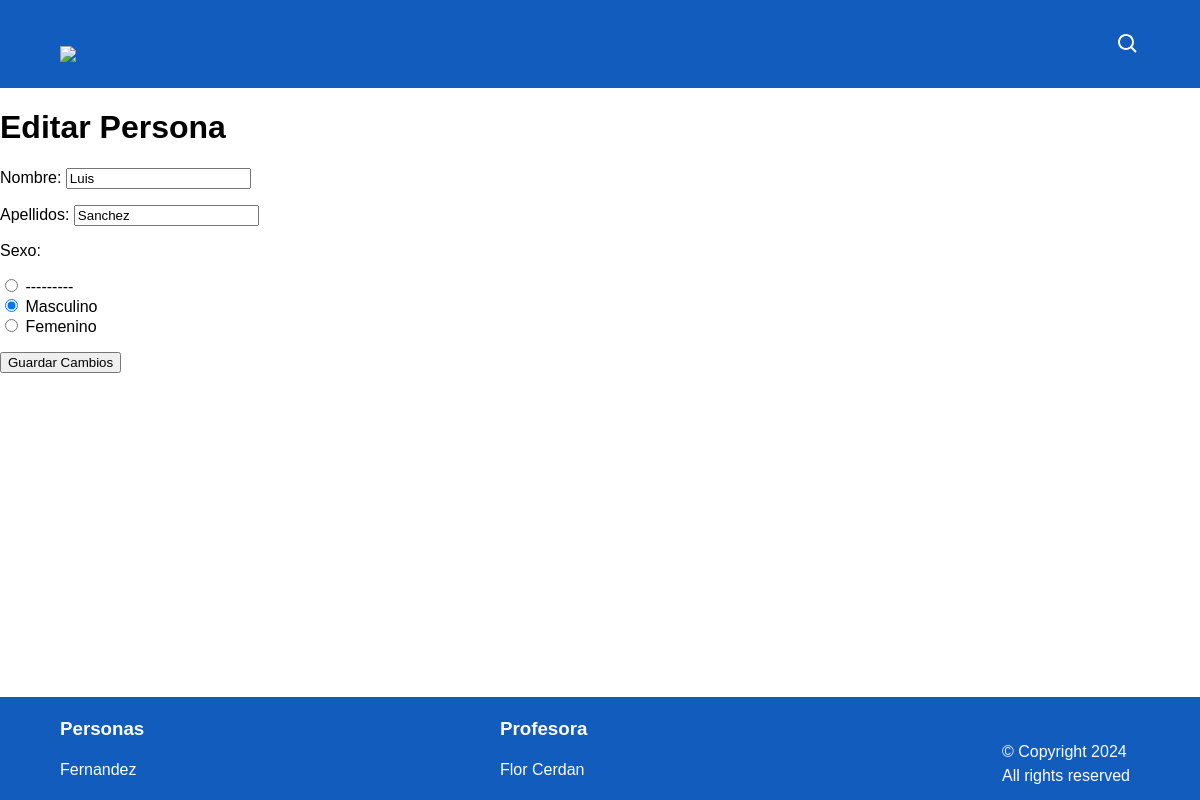
The app's page /editar_persona/3/, older data.
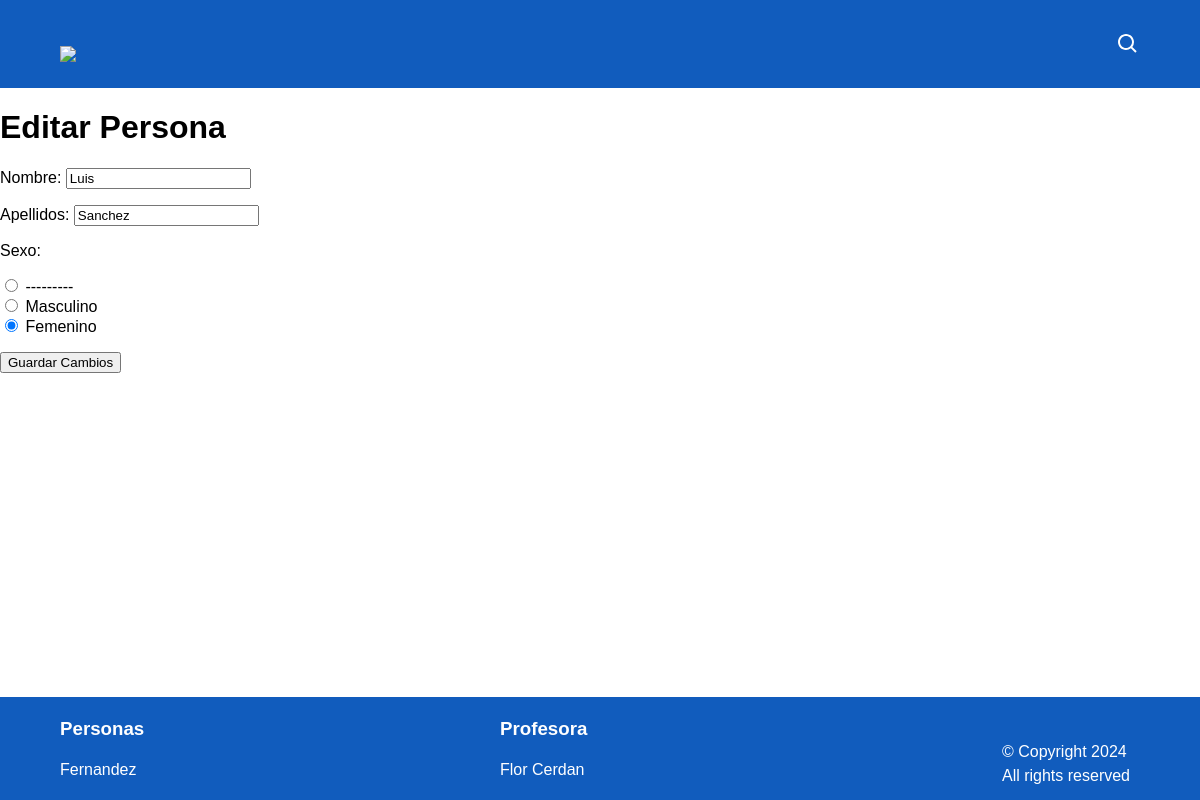
The same page, newer data.
### miapp/models.py (models this page shows)
class Fernandez_Persona(models.Model):
    SEXO_CHOICES = [
        ('M', 'Masculino'),
        ('F', 'Femenino'),
    ]
    nombre = models.CharField(max_length=100)
    apellidos = models.CharField(max_length=200)
    sexo = models.CharField(max_length=1, choices=SEXO_CHOICES)
    fecha_de_registro = models.DateTimeField(auto_now_add=True)

### miapp/views.py (the view)
# urls.py: path('editar_persona/<int:id>/', views.editar_persona, name='editar_persona'),
def editar_persona(request, id):
    persona = get_object_or_404(Fernandez_Persona, id=id)
    if request.method == 'POST':
        form = PersonaForm(request.POST, instance=persona)
        if form.is_valid():
            form.save()
            messages.success(request, 'Persona actualizada correctamente.')
            return redirect('persona')
    else:
        form = PersonaForm(instance=persona)
    return render(request, 'editar_persona.html', {'form': form})

### miapp/forms.py
class PersonaForm(forms.ModelForm):
    class Meta:
        model = Fernandez_Persona
        fields = ['nombre', 'apellidos', 'sexo']
        widgets = {
            'sexo': forms.RadioSelect
        }

### miapp/templates/editar_persona.html (shortened to what this page needs)
{% extends 'layout.html' %}
{% block content %}
<h1>Editar Persona</h1>
<form method="post">
    {{ form.as_p }}
    <button type="submit">Guardar Cambios</button>
</form>
{% endblock %}

Row changes from the older to the newer data that the page shows:
changed Fernandez_Persona "Luis": sexo "☐ --------- ☑ Masculino ☐ Femenino" → "☐ --------- ☐ Masculino ☑ Femenino"
